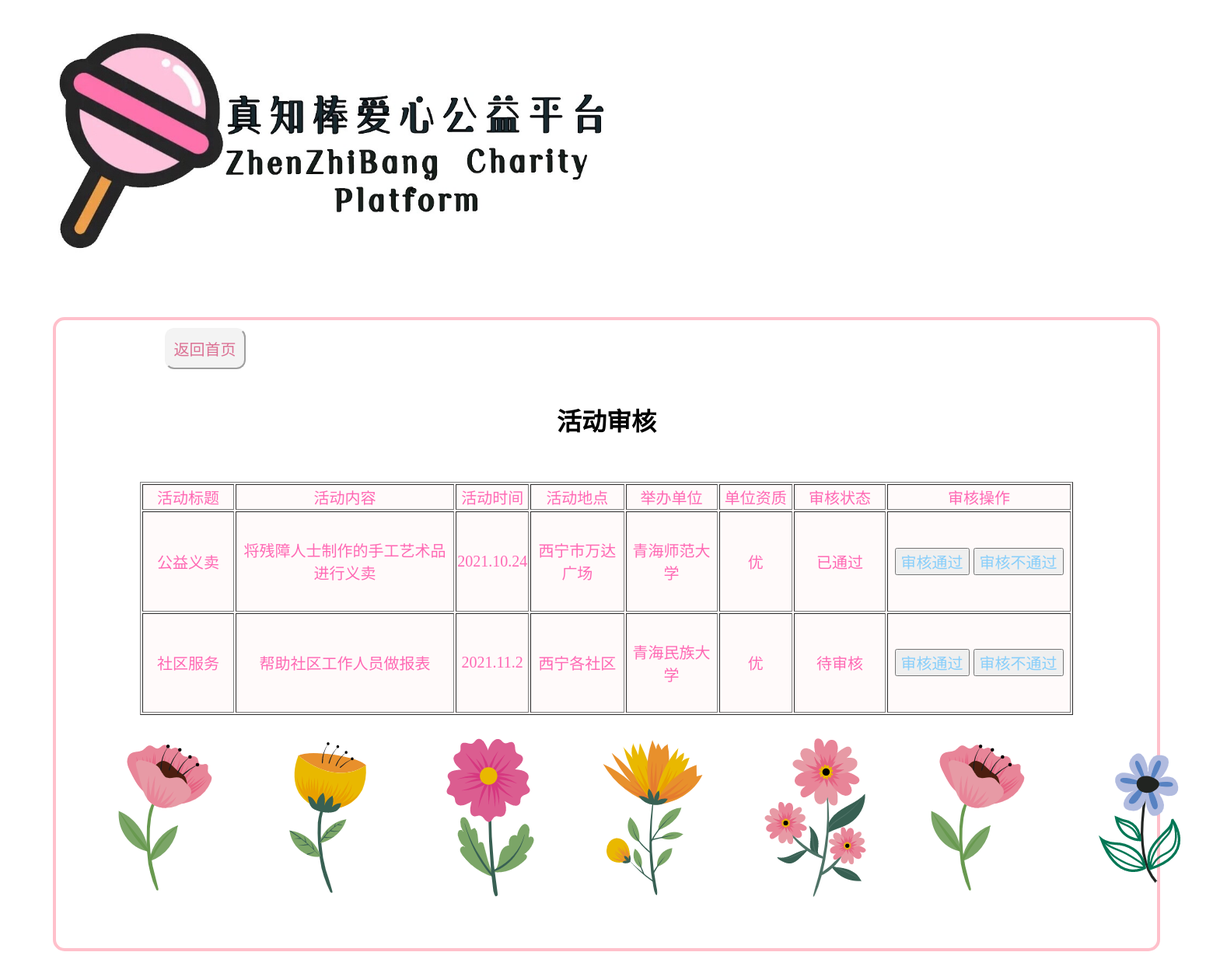
The page /guanli/ManageShenHe (signed in) on the database its author committed.
### myapp/models.py (models this page shows)
class activity3(models.Model):
    title=models.CharField(max_length=50)
    context=models.CharField(max_length=50)
    time=models.CharField(max_length=50)
    place=models.CharField(max_length=50)
    Organizer=models.CharField(max_length=50)
    qualifications=models.CharField(max_length=50)
    state=models.CharField(max_length=50)
    class Meta:
        db_table='activity3'

### manager/views.py (the view)
# urls.py: path('guanli/ManageShenHe', views.ManageShenHe, name='ManageShenHe'),#管理员审核活动界面路由
def ManageShenHe(request,pIndex=1):
    activities = activity3.objects.all()
    p = Paginator(activities, 10)
    if pIndex < 1:
        pIndex = 1
    if pIndex > p.num_pages:
        pIndex = p.num_pages
    ulist = p.page(pIndex)
    page_list = p.page_range
    context = {'activities': ulist,
               'pIndex': pIndex,
               'page_list': page_list}
    return render(request, 'manager/ShenHe.html', context)

### manager/AdminMiddleWare.py (called while the page is built)
    def __call__(self,request):
        path=request.path
        print(path)
        if re.match('^/guanli/',path):
            if request.session.get('guanliyuan_user','')=='':
                return redirect(reverse('adminlogin'))
        response=self.get_response(request)
        return response

### myapp/AdminMiddleWare.py (called while the page is built)
    def __call__(self,request):
        path=request.path
        if re.match('^/love/',path):
            if request.session.get('love_user','')=='':
                return redirect(reverse('login'))
        response=self.get_response(request)
        return response

### templates/manager/ShenHe.html (shortened to what this page needs)
<!DOCTYPE html>
<html lang="en">
<head>
</head>
<body>
<img src="/static/images/zzb.jpg" width="50%" height="auto">
<center>
<div class="border">
<a href="{% url 'managerindex'%}"><button style="margin-right: 80%">返回首页</button></a>
<h1>活动审核</h1>
    <br/>
    <br/>
    <table style="color: hotpink" border="1" class="biaoge">
        <thead>
        <tr align="center">
            <td width="10%">活动标题</td>
            <td>活动内容</td>
            <td>活动时间</td>
            <td>活动地点</td>
            <td width="10%">举办单位</td>
            <td width="8%">单位资质</td>
            <td width="10%">审核状态</td>
            <td align="center" width="20%">审核操作</td>
        </tr>
        </thead>
        <tbody>
        {% for port in activities %}
        <tr align="center">
            <td>{{ port.title }}</td>
            <td>{{ port.context }}</td>
            <td>{{ port.time }}</td>
            <td>{{ port.place }}</td>
            <td>{{ port.Organizer }}</td>
            <td>{{ port.qualifications }}</td>
            <td>{{ port.state }}</td>
            <td>
                <a href="{% url 'shenhesucces' port.id%} "><input type="button" value="审核通过" class="button"></a>
                <a href="{% url 'shenhefail' port.id %} "><input type="button" value="审核不通过" class="button"></a>
            </td>
        </tr>
        {% endfor %}
        </tbody>
    </table>
    <div class="pics">
        <img src="/static/images/flower15.png">
        <img src="/static/images/flower11.png">
        <img src="/static/images/flower12.png">
        <img src="/static/images/flower13.png">
        <img src="/static/images/flower14.png">
        <img src="/static/images/flower15.png">
        <img src="/static/images/flower9.png">
    </div>
        <br/>
        <br/>
</div>
</center>
</body>
</html>

### templates/manager/ShenHe.html (style rules this page uses)
.pics { position: relative; flex-direction: row; display: flex; }
.border { border: 4px solid pink; border-radius: 15px; margin: 60px; }
.biaoge { background-color: #FFFAFA; font-size: 20px; height: 300px; width: 1200px; }
.button { font-size: 20px; color: lightskyblue; }
button { color: palevioletred; background-color: #f3f3f3; border-color: #f3f3f3; border-radius: 12px; padding: 10px 10px; text-align: center; font-size: 20px; margin-top: 10px; margin-left: 100px; margin-bottom: 20px; text-decoration: none; display: inline-block; }

### rows shown on the page
activity3: title "公益义卖", context "将残障人士制作的手工艺术品进行义卖", time "2021.10.24", place "西宁市万达广场", Organizer "青海师范大学", qualifications "优", state "已通过"
activity3: title "社区服务", context "帮助社区工作人员做报表", time "2021.11.2", place "西宁各社区", Organizer "青海民族大学", qualifications "优", state "待审核"
